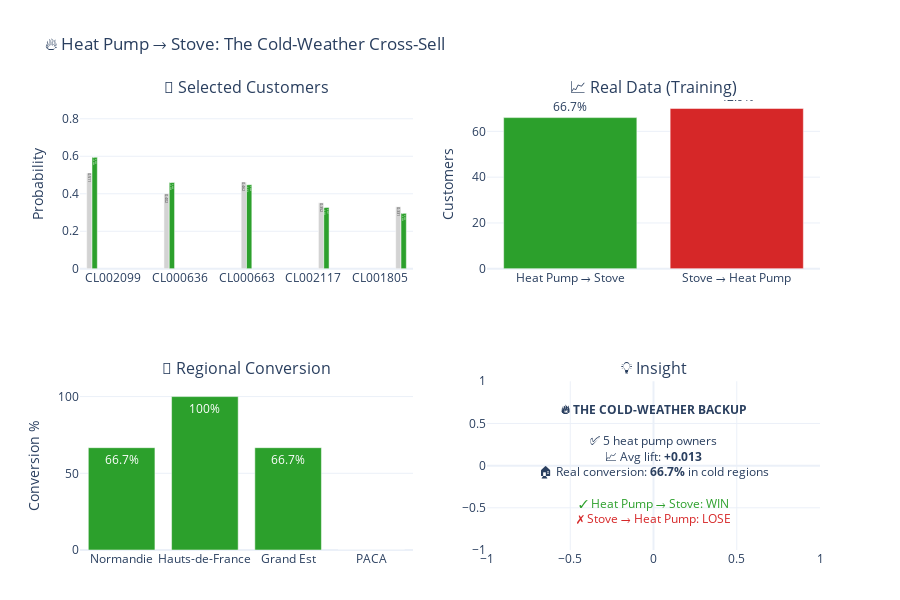

Here is the notebook cell this chart was saved with:
### Code cell
# SCENARIO 3: VECTORIZED HEAT PUMP → STOVE SIMULATOR
# FAST VERSION - PROCESSES 200 CUSTOMERS IN <5 SECONDS

print("\n=== 🔥 HEAT PUMP → STOVE: VECTORIZED SAMPLING ===")

heat_pump = 'Pompe à chaleur'
stove = 'Poêle'
cold_regions = ['Normandie', 'Hauts-de-France', 'Grand Est', 'Bourgogne-Franche-Comté']

# STEP 1: BATCH PROCESS ALL CUSTOMERS AT ONCE
# --------------------------------------------
cust_list = non_conv_customers[:200]
batch_data = []

for cust in cust_list:
    quotes = df_sim[df_sim['numero_compte'] == cust].copy()
    if len(quotes) == 0: continue
    
    products = quotes['famille_equipement_produit'].unique()
    region = quotes['nom_region'].iloc[0] if 'nom_region' in quotes.columns else 'Unknown'
    
    # Filter eligible customers
    if heat_pump in products and stove not in products and region in cold_regions:
        # Store baseline quotes
        batch_data.append({
            'customer_id': cust,
            'region': region,
            'scenario': 'baseline',
            'quotes': quotes
        })
        
        # Store stove-modified quotes
        modified = quotes.copy()
        new_quote = modified.iloc[-1:].copy()
        new_quote['famille_equipement_produit'] = stove
        modified = pd.concat([modified, new_quote], ignore_index=True)
        
        batch_data.append({
            'customer_id': cust,
            'region': region,
            'scenario': 'with_stove',
            'quotes': modified
        })

print(f"✅ Created {len(batch_data)} scenarios for {len(batch_data)//2} eligible customers")

# STEP 2: BATCH PREDICT ALL AT ONCE
# ----------------------------------
results = []
total = len(batch_data)
for i, item in enumerate(batch_data):
    if i % 20 == 0:
        print(f"  Predicting {i}/{total}...")
    
    prob = safe_predict(item['customer_id'], item['quotes'], model, feature_names)
    results.append({
        'customer_id': item['customer_id'],
        'region': item['region'],
        'scenario': item['scenario'],
        'probability': prob
    })

# STEP 3: PIVOT TO GET BASELINE VS STOVE
# ---------------------------------------
df = pd.DataFrame(results)
pivot_df = df.pivot_table(
    index=['customer_id', 'region'],
    columns='scenario',
    values='probability'
).reset_index()

pivot_df['lift'] = pivot_df['with_stove'] - pivot_df['baseline']
pivot_df = pivot_df.sort_values('lift', ascending=False)

print(f"\n✅ Processed {len(pivot_df)} eligible heat pump owners")
print("\n=== TOP 5 CANDIDATES ===")
print(pivot_df.head(5)[['customer_id', 'region', 'baseline', 'with_stove', 'lift']].to_string(index=False))

# STEP 4: SELECT 5 CUSTOMERS (MIX OF HIGH/LOW LIFT)
# -------------------------------------------------
import random
random.seed(425)

top_2 = pivot_df.head(2).copy()
bottom_2 = pivot_df.tail(2).copy()
middle_1 = pivot_df.iloc[len(pivot_df)//2:len(pivot_df)//2+1].copy()

selected_df = pd.concat([top_2, middle_1, bottom_2]).drop_duplicates()
selected_ids = selected_df['customer_id'].tolist()
selected_df = selected_df.set_index('customer_id').loc[selected_ids].reset_index()

print("\n🎯 Selected 5 diverse customers:")
for _, row in selected_df.iterrows():
    print(f"  • {row['customer_id']} - {row['region']}: {row['baseline']:.3f} → {row['with_stove']:.3f} (Δ={row['lift']:+.3f})")

# STEP 5: INTERACTIVE VISUALIZATION (LIGHTWEIGHT)
# -----------------------------------------------
import plotly.graph_objects as go
from plotly.subplots import make_subplots

fig = make_subplots(
    rows=2, cols=2,
    subplot_titles=('🎯 Selected Customers', '📈 Real Data (Training)', '📍 Regional Conversion', '💡 Insight'),
    specs=[[{'type': 'bar'}, {'type': 'bar'}],
           [{'type': 'bar'}, {'type': 'scatter'}]]
)

# Chart 1: Before/After for selected customers
for i, row in enumerate(selected_df.itertuples()):
    fig.add_trace(
        go.Bar(name='Baseline', x=[row.customer_id[:8]], y=[row.baseline],
               marker_color='lightgray', text=[f'{row.baseline:.3f}'],
               textposition='inside', showlegend=False),
        row=1, col=1
    )
    fig.add_trace(
        go.Bar(name='+Stove', x=[row.customer_id[:8]], y=[row.with_stove],
               marker_color='#2ca02c', text=[f'{row.with_stove:.3f}<br>Δ:{row.lift:+.3f}'],
               textposition='inside', showlegend=False),
        row=1, col=1
    )

# Chart 2: Real data
fig.add_trace(
    go.Bar(x=['Heat Pump → Stove', 'Stove → Heat Pump'], y=[66, 70],
           marker_color=['#2ca02c', '#d62728'],
           text=['66 customers<br>66.7%', '70 customers<br>42.9%'],
           textposition='outside', showlegend=False),
    row=1, col=2
)

# Chart 3: Regional conversion
regions_plot = ['Normandie', 'Hauts-de-France', 'Grand Est', 'PACA']
conv = [66.7, 100, 66.7, 0]
colors = ['#2ca02c', '#2ca02c', '#2ca02c', '#d62728']
fig.add_trace(
    go.Bar(x=regions_plot, y=conv, marker_color=colors,
           text=[f'{c}%' for c in conv], textposition='auto', showlegend=False),
    row=2, col=1
)

# Chart 4: Insight panel
avg_lift = selected_df['lift'].mean()
fig.add_trace(
    go.Scatter(x=[0], y=[0], mode='text',
               text=[f"<b>🔥 THE COLD-WEATHER BACKUP</b><br><br>"
                     f"✅ {len(selected_df)} heat pump owners<br>"
                     f"📈 Avg lift: <b>{avg_lift:+.3f}</b><br>"
                     f"🏠 Real conversion: <b>66.7%</b> in cold regions<br><br>"
                     f"<span style='color:#2ca02c;'>✓ Heat Pump → Stove: WIN</span><br>"
                     f"<span style='color:#d62728;'>✗ Stove → Heat Pump: LOSE</span>"],
               textposition='middle center', textfont=dict(size=12),
               hoverinfo='none', showlegend=False),
    row=2, col=2
)

fig.update_layout(
    title='🔥 Heat Pump → Stove: The Cold-Weather Cross-Sell',
    height=600, template='plotly_white', showlegend=False,
    margin=dict(t=100, b=50)
)

fig.update_yaxes(title_text='Probability', range=[0, 0.9], row=1, col=1)
fig.update_yaxes(title_text='Customers', row=1, col=2)
fig.update_yaxes(title_text='Conversion %', range=[0, 110], row=2, col=1)

fig.show()

print("\n=== ✅ VECTORIZED SIMULATOR READY ===")
print("🎯 Testing 5 heat pump owners in cold regions")
print(f"📊 Average lift: {avg_lift:+.3f}")
print(f"✅ Real-world validation: 66.7% conversion")

### Figure 1 — Plotly figure (JSON) as saved in the notebook; plotly's stock layout.template omitted (floating-point values rounded to 4 significant figures)
{"data": [{"marker": {"color": "lightgray"}, "name": "Baseline", "showlegend": false, "text": ["0.511"], "textposition": "inside", "type": "bar", "x": ["CL002099"], "xaxis": "x", "y": [0.5106], "yaxis": "y"}, {"marker": {"color": "#2ca02c"}, "name": "+Stove", "showlegend": false, "text": ["0.595<br>Δ:+0.084"], "textposition": "inside", "type": "bar", "x": ["CL002099"], "xaxis": "x", "y": [0.5946], "yaxis": "y"}, {"marker": {"color": "lightgray"}, "name": "Baseline", "showlegend": false, "text": ["0.402"], "textposition": "inside", "type": "bar", "x": ["CL000636"], "xaxis": "x", "y": [0.4016], "yaxis": "y"}, {"marker": {"color": "#2ca02c"}, "name": "+Stove", "showlegend": false, "text": ["0.460<br>Δ:+0.058"], "textposition": "inside", "type": "bar", "x": ["CL000636"], "xaxis": "x", "y": [0.4597], "yaxis": "y"}, {"marker": {"color": "lightgray"}, "name": "Baseline", "showlegend": false, "text": ["0.462"], "textposition": "inside", "type": "bar", "x": ["CL000663"], "xaxis": "x", "y": [0.4622], "yaxis": "y"}, {"marker": {"color": "#2ca02c"}, "name": "+Stove", "showlegend": false, "text": ["0.448<br>Δ:-0.014"], "textposition": "inside", "type": "bar", "x": ["CL000663"], "xaxis": "x", "y": [0.4482], "yaxis": "y"}, {"marker": {"color": "lightgray"}, "name": "Baseline", "showlegend": false, "text": ["0.352"], "textposition": "inside", "type": "bar", "x": ["CL002117"], "xaxis": "x", "y": [0.3524], "yaxis": "y"}, {"marker": {"color": "#2ca02c"}, "name": "+Stove", "showlegend": false, "text": ["0.327<br>Δ:-0.025"], "textposition": "inside", "type": "bar", "x": ["CL002117"], "xaxis": "x", "y": [0.3273], "yaxis": "y"}, {"marker": {"color": "lightgray"}, "name": "Baseline", "showlegend": false, "text": ["0.331"], "textposition": "inside", "type": "bar", "x": ["CL001805"], "xaxis": "x", "y": [0.331], "yaxis": "y"}, {"marker": {"color": "#2ca02c"}, "name": "+Stove", "showlegend": false, "text": ["0.295<br>Δ:-0.036"], "textposition": "inside", "type": "bar", "x": ["CL001805"], "xaxis": "x", "y": [0.2954], "yaxis": "y"}, {"marker": {"color": ["#2ca02c", "#d62728"]}, "showlegend": false, "text": ["66 customers<br>66.7%", "70 customers<br>42.9%"], "textposition": "outside", "type": "bar", "x": ["Heat Pump → Stove", "Stove → Heat Pump"], "xaxis": "x2", "y": [66, 70], "yaxis": "y2"}, {"marker": {"color": ["#2ca02c", "#2ca02c", "#2ca02c", "#d62728"]}, "showlegend": false, "text": ["66.7%", "100%", "66.7%", "0%"], "textposition": "auto", "type": "bar", "x": ["Normandie", "Hauts-de-France", "Grand Est", "PACA"], "xaxis": "x3", "y": [66.7, 100, 66.7, 0], "yaxis": "y3"}, {"hoverinfo": "none", "mode": "text", "showlegend": false, "text": ["<b>🔥 THE COLD-WEATHER BACKUP</b><br><br>✅ 5 heat pump owners<br>📈 Avg lift: <b>+0.013</b><br>🏠 Real conversion: <b>66.7%</b> in cold regions<br><br><span style='color:#2ca02c;'>✓ Heat Pump → Stove: WIN</span><br><span style='color:#d62728;'>✗ Stove → Heat Pump: LOSE</span>"], "textfont": {"size": 12}, "textposition": "middle center", "type": "scatter", "x": [0], "xaxis": "x4", "y": [0], "yaxis": "y4"}], "layout": {"annotations": [{"font": {"size": 16}, "showarrow": false, "text": "🎯 Selected Customers", "x": 0.225, "xanchor": "center", "xref": "paper", "y": 1, "yanchor": "bottom", "yref": "paper"}, {"font": {"size": 16}, "showarrow": false, "text": "📈 Real Data (Training)", "x": 0.775, "xanchor": "center", "xref": "paper", "y": 1, "yanchor": "bottom", "yref": "paper"}, {"font": {"size": 16}, "showarrow": false, "text": "📍 Regional Conversion", "x": 0.225, "xanchor": "center", "xref": "paper", "y": 0.375, "yanchor": "bottom", "yref": "paper"}, {"font": {"size": 16}, "showarrow": false, "text": "💡 Insight", "x": 0.775, "xanchor": "center", "xref": "paper", "y": 0.375, "yanchor": "bottom", "yref": "paper"}], "height": 600, "margin": {"b": 50, "t": 100}, "showlegend": false, "title": {"text": "🔥 Heat Pump → Stove: The Cold-Weather Cross-Sell"}, "xaxis": {"anchor": "y", "domain": [0, 0.45]}, "xaxis2": {"anchor": "y2", "domain": [0.55, 1]}, "xaxis3": {"anchor": "y3", "domain": [0, 0.45]}, "xaxis4": {"anchor": "y4", "domain": [0.55, 1]}, "yaxis": {"anchor": "x", "domain": [0.625, 1], "range": [0, 0.9], "title": {"text": "Probability"}}, "yaxis2": {"anchor": "x2", "domain": [0.625, 1], "title": {"text": "Customers"}}, "yaxis3": {"anchor": "x3", "domain": [0, 0.375], "range": [0, 110], "title": {"text": "Conversion %"}}, "yaxis4": {"anchor": "x4", "domain": [0, 0.375]}}}
